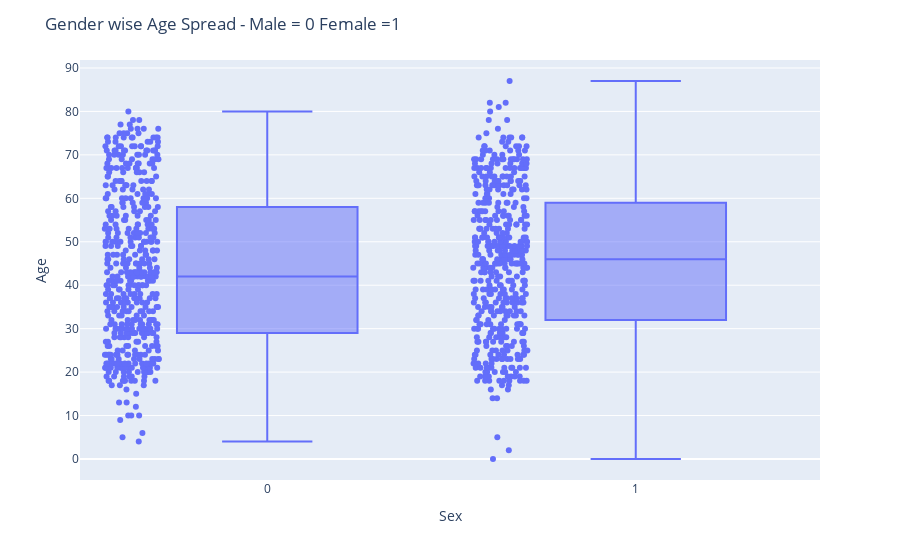

Notebook cell for this chart:
### Markdown cell above
* Age wise 20 to 70 the spread is High 
* less than 20 age and higher than 70 age people are very low

### Code cell
fig = px.box(ds, x="Sex", y="Age", points="all",)
fig.update_layout(
    title_text="Gender wise Age Spread - Male = 0 Female =1")
fig.show()

### Figure 1 — Plotly figure (JSON) as saved in the notebook; plotly's stock layout.template omitted (floating-point values rounded to 4 significant figures; data arrays with more than 128 entries replaced by an {"elided": "..."} marker saying what was removed)
{"data": [{"alignmentgroup": "True", "boxpoints": "all", "hovertemplate": "Sex=%{x}<br>Age=%{y}<extra></extra>", "legendgroup": "", "marker": {"color": "#636efa"}, "name": "", "notched": false, "offsetgroup": "", "orientation": "v", "showlegend": false, "type": "box", "x": {"elided": "989 int values"}, "x0": " ", "xaxis": "x", "y": {"elided": "989 int values"}, "y0": " ", "yaxis": "y"}], "layout": {"boxmode": "group", "legend": {"tracegroupgap": 0}, "margin": {"t": 60}, "title": {"text": "Gender wise Age Spread - Male = 0 Female =1"}, "xaxis": {"anchor": "y", "domain": [0, 1], "title": {"text": "Sex"}}, "yaxis": {"anchor": "x", "domain": [0, 1], "title": {"text": "Age"}}}}
